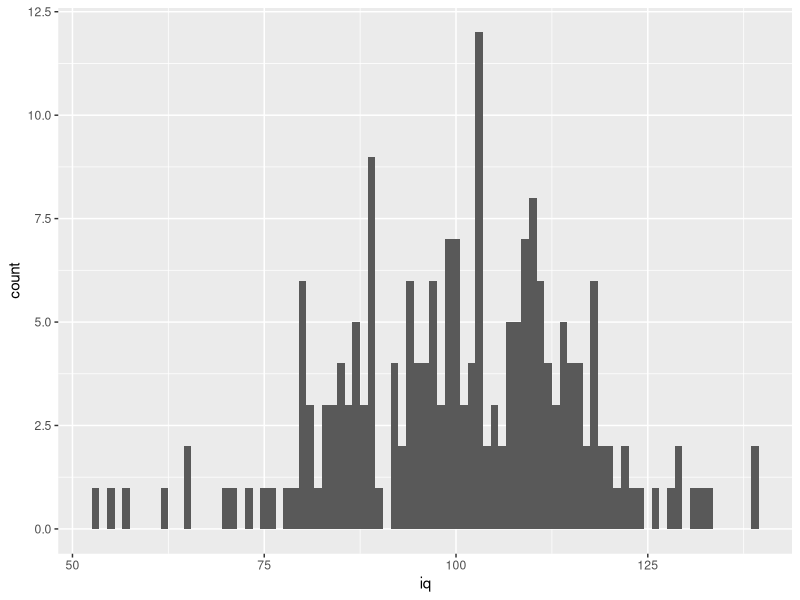
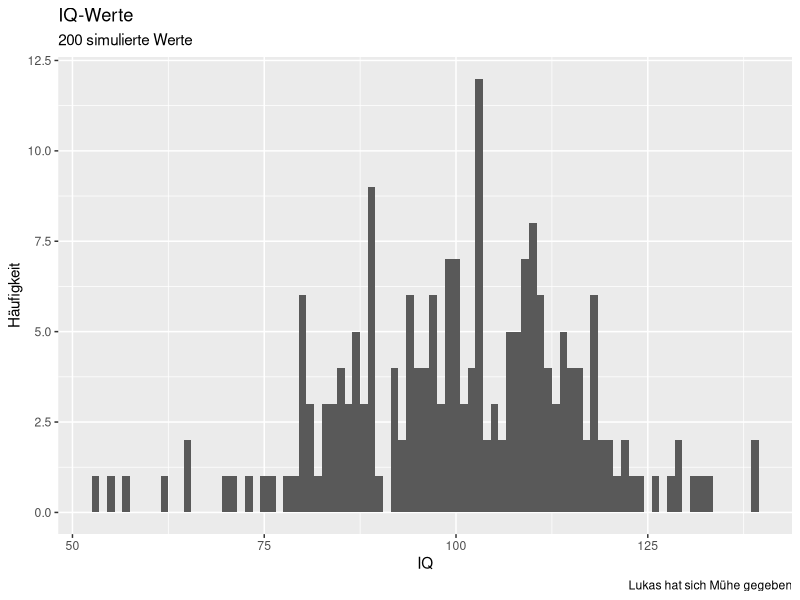
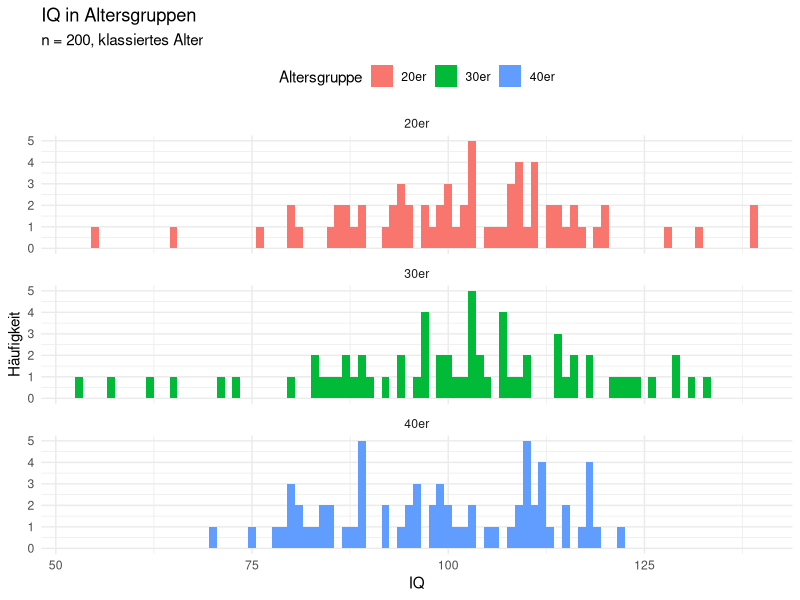

Recreate these plots in R, in order.
## ---- chunk 1
knitr::opts_chunk$set(eval = FALSE, 
                      message = FALSE, 
                      error = FALSE, 
                      warning = FALSE)
library(dplyr)
library(ggplot2)
## ---- chunk 2
würfel <- c(5, 1, 2, 4, 6, 2, 3, 4, 4, 2)
## ---- chunk 3
mean(würfel)
median(würfel)
## ---- chunk 4
würfel_100 <- sample(x = 1:6, size = 100, replace = TRUE)
## ---- chunk 5
# rnorm: Normalverteilte Zufallszahlen:
rnorm(n = 50, mean = 100, sd = 15)

# runif: Gleichverteilte Zufallszahlen
runif(n = 50, min = 0, max = 100)
## ---- chunk 6
iq <- rnorm(n = 50, mean = 100, sd = 15)
## ---- chunk 7
iq <- round(rnorm(n = 50, mean = 100, sd = 15))
## ---- chunk 8
library(dplyr)
## ---- chunk 9
personen <- tibble(id = seq(from = 1, to = 200, by = 1),
                   iq = round(rnorm(200, 100, 15)),
                   farbe = sample(c("rot", "grün", "blau"), 200, replace = TRUE),
                   alter = round(runif(200, min = 20, max = 49))
            )
## ---- chunk 10
summary(personen)

summary(personen$iq)
summary(personen$farbe)
## ---- chunk 11
table(personen$farbe)
## ---- chunk 12
ggplot(data = personen, aes(x = iq)) +
  geom_histogram(binwidth = 1)
## ---- chunk 13
ggplot(data = personen, aes(x = iq)) +
  geom_histogram(binwidth = 1) +
  labs(title = "IQ-Werte", subtitle = "200 simulierte Werte",
       x = "IQ", y = "Häufigkeit", caption = "Lukas hat sich Mühe gegeben")
## ---- chunk 14
filter(personen,
       alter <= 35, alter >= 25,
       iq > 100,
       farbe == "grün")
## ---- chunk 15
# Ganz explizite Lösung:
personen$alter_k <- case_when(
    personen$alter >= 40 & personen$alter <= 50 ~ "40er",
    personen$alter >= 30 & personen$alter <= 40 ~ "30er",
    personen$alter >= 20 & personen$alter <= 30 ~ "20er"
  )

# Kompaktere Lösung, die wegen der Reihenfolge der Bedingungen funktioniert:
personen$alter_k <- case_when(
    personen$alter >= 40 ~ "40er",
    personen$alter >= 30 ~ "30er",
    personen$alter >= 20 ~ "20er"
  )
## ---- chunk 16
personen %>%
  group_by(alter_k) %>%
  summarize(Mittelwert = mean(iq),
            Standardabweichung = sd(iq))
## ---- chunk 17
ggplot(data = personen, aes(x = iq, fill = alter_k)) +
  geom_histogram(binwidth = 1) +
  facet_wrap(~alter_k, ncol = 1) +
  labs(title = "IQ in Altersgruppen",
       subtitle = "n = 200, klassiertes Alter",
       x = "IQ", y = "Häufigkeit", fill = "Altersgruppe") +
  theme_minimal() +
  theme(legend.position = "top")
